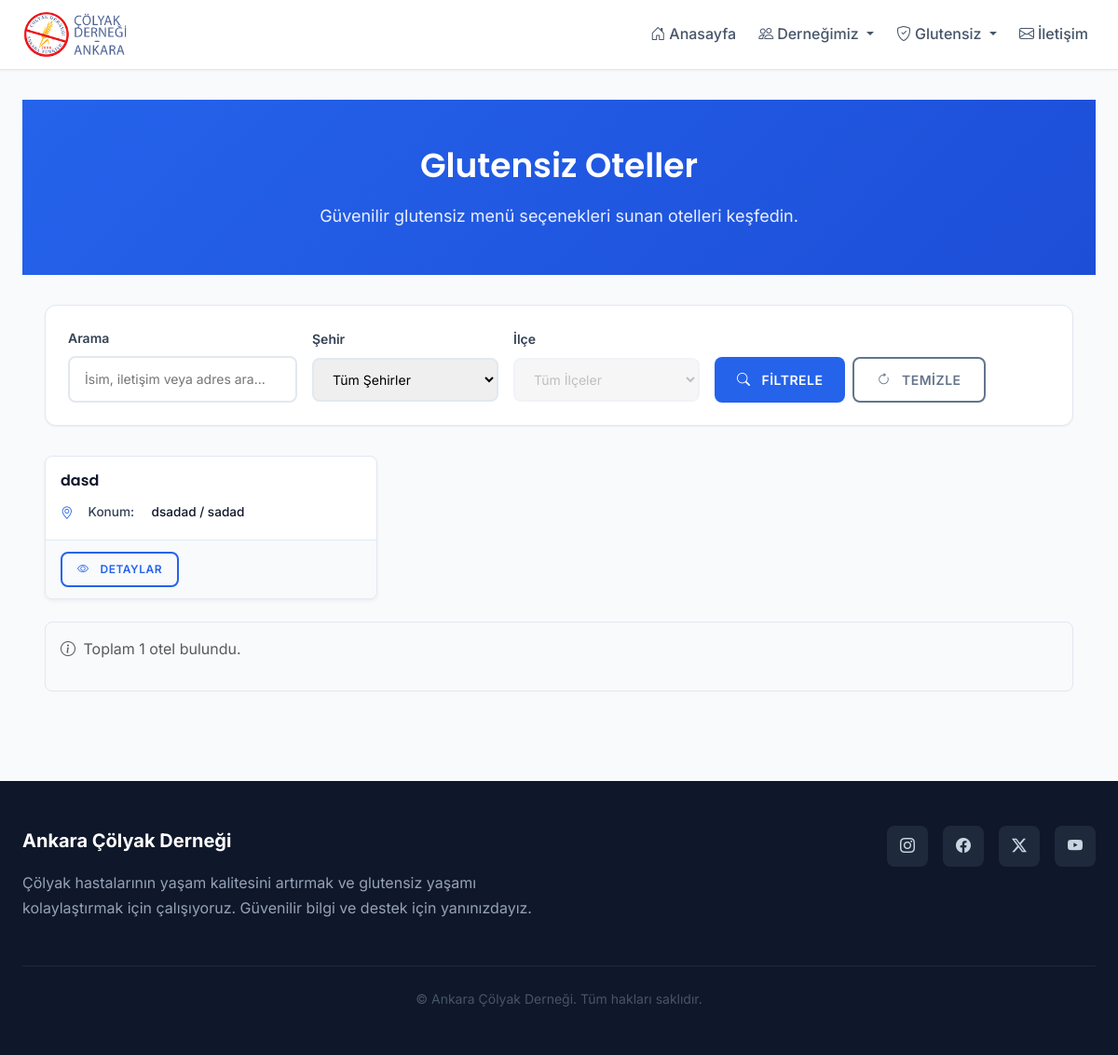
Before: /glutensiz/oteller/ with the older database file.
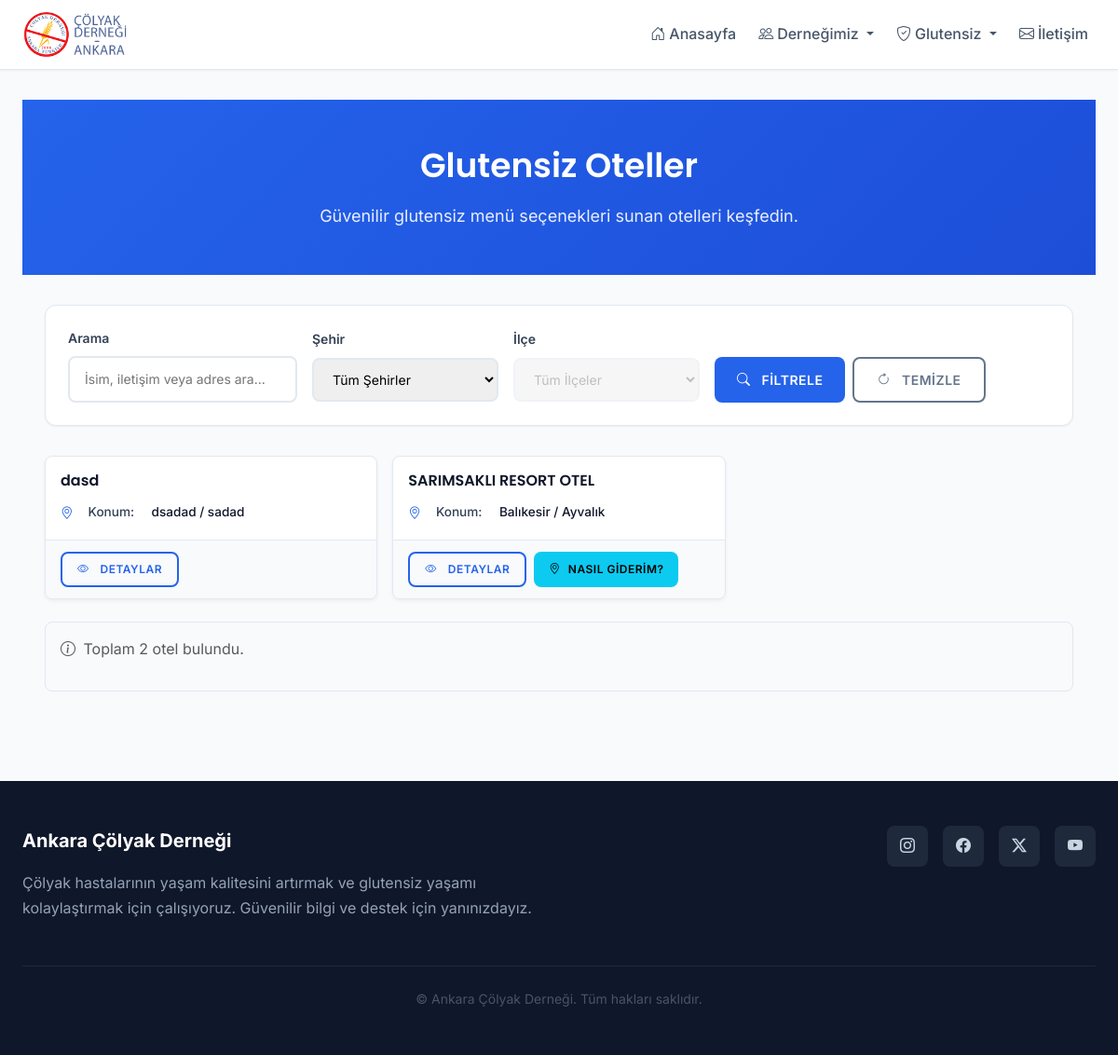
After: the same page with the newer database file.
### users/models.py (models this page shows, shortened)
class GlutenFreeHotel(models.Model):
    name = models.CharField(max_length=100, verbose_name="Otel Adı")
    city = models.CharField(max_length=30, choices=TURKISH_CITIES, default='Ankara', verbose_name="Şehir")
    district = models.CharField(max_length=50, blank=True, null=True, verbose_name="İlçe")
    is_approved = models.BooleanField(default=False, verbose_name="Onaylı mı?")
    approved_at = models.DateTimeField(auto_now=True, verbose_name="Onay Tarihi")
    description = models.TextField(blank=True, null=True, verbose_name="Açıklama")
    contact = models.CharField(max_length=200, blank=True, null=True, verbose_name="İletişim")
    address = models.CharField(max_length=300, blank=True, null=True, verbose_name="Adres")
    website = models.URLField(blank=True, null=True, verbose_name="Web Sitesi")
    added_by = models.ForeignKey('User', null=True, blank=True, on_delete=models.SET_NULL, related_name='added_%(class)s_items', verbose_name='Ekleyen')
    class Meta:
        verbose_name = "Glutensiz Otel"
        verbose_name_plural = "Glutensiz Oteller"

### pages/views.py (the view, shortened to what this page needs)
# urls.py: path('glutensiz/oteller/', views.glutensiz_oteller, name='glutensiz_oteller'),
def glutensiz_oteller(request):
    hotels = GlutenFreeHotel.objects.filter(is_approved=True)
    q = request.GET.get('q')
    city = request.GET.get('city')
    district = request.GET.get('district')
    if city:
        hotels = hotels.filter(city=city)
    if district:
        hotels = hotels.filter(district=district)
    return render(request, 'pages/gf_hotels.html', {'hotels': hotels, 'cities': TURKISH_CITIES, 'districts': DISTRICTS})

### templates/pages/gf_hotels.html (shortened to what this page needs)
{% extends 'base.html' %}
{% load static %}
{% block content %}
<div class="page-header">
  <div class="container">
    <h1>Glutensiz Oteller</h1>
    <p>Güvenilir glutensiz menü seçenekleri sunan otelleri keşfedin.</p>
  </div>
</div>
<div class="container">
  <div class="filter-section">
    <form method="get" class="filter-form">
      <div class="filter-group">
        <label class="filter-label">Arama</label>
        <input type="text" name="q" value="{{ request.GET.q|default:'' }}" class="filter-input" placeholder="İsim, iletişim veya adres ara...">
      </div>
      <div class="filter-group">
        <label class="filter-label">Şehir</label>
        <select name="city" class="filter-input" id="hotel-filter-city">
          <option value="">Tüm Şehirler</option>
        </select>
      </div>
      <div class="filter-group">
        <label class="filter-label">İlçe</label>
        <select name="district" class="filter-input" id="hotel-filter-district">
          <option value="">Tüm İlçeler</option>
        </select>
      </div>
      <div class="filter-group">
        <label class="filter-label">&nbsp;</label>
        <div class="d-flex gap-2">
          <button class="btn btn-primary" type="submit">
            <i class="bi bi-search me-1"></i>Filtrele
          </button>
          <button class="btn btn-outline-secondary" type="button" onclick="window.location.href=window.location.pathname">
            <i class="bi bi-arrow-clockwise me-1"></i>Temizle
          </button>
        </div>
      </div>
    </form>
  </div>
  {% if hotels %}
    <div class="venue-grid">
      {% for hotel in hotels %}
      <div class="venue-card">
        <div class="venue-card-body">
          <h5 class="venue-name">{{ hotel.name }}</h5>
          <div class="venue-details">
            <div class="detail-item">
              <i class="bi bi-geo-alt me-2"></i>
              <span class="detail-label">Konum:</span>
              <span class="detail-value">{{ hotel.city }}{% if hotel.district %} / {{ hotel.district }}{% endif %}</span>
            </div>
          </div>
        </div>
        <div class="venue-card-footer">
          <div class="d-flex gap-2">
            <button class="btn btn-outline-primary btn-sm btn-show-hotel-details"
              data-name="{{ hotel.name|escapejs }}"
              data-city="{{ hotel.city|escapejs }}"
              data-district="{{ hotel.district|default:''|escapejs }}"
              data-contact="{{ hotel.contact_info|default:''|escapejs }}"
              data-website="{{ hotel.website|default:''|escapejs }}"
              data-address="{{ hotel.address|default:''|escapejs }}"
              data-description="{{ hotel.description|default:''|escapejs }}"
              type="button"
              data-bs-toggle="modal" data-bs-target="#hotelDetailModal">
              <i class="bi bi-eye me-1"></i>Detaylar
            </button>
            {% if hotel.address %}
            {% with full_address=hotel.city|default:''|add:' '|add:hotel.district|default:''|add:' '|add:hotel.address|default:'' %}
            <a href="https://www.google.com/maps/search/?api=1&query={{ full_address|urlencode }}" class="btn btn-info btn-sm" target="_blank">
              <i class="bi bi-geo-alt"></i> Nasıl Giderim?
            </a>
            {% endwith %}
            {% endif %}
          </div>
        </div>
      </div>
      {% endfor %}
    </div>
    <div class="results-info mt-4">
      <p class="text-muted">
        <i class="bi bi-info-circle me-1"></i>
        Toplam {{ hotels|length }} otel bulundu.
      </p>
    </div>
  {% endif %}
</div>
{% endblock %}

Changed rows visible on the page:
added GlutenFreeHotel: name "SARIMSAKLI RESORT OTEL", city "Balıkesir", district "Ayvalık"
Other visible differences:
{{ hotels|length }}: "1" → "2"
